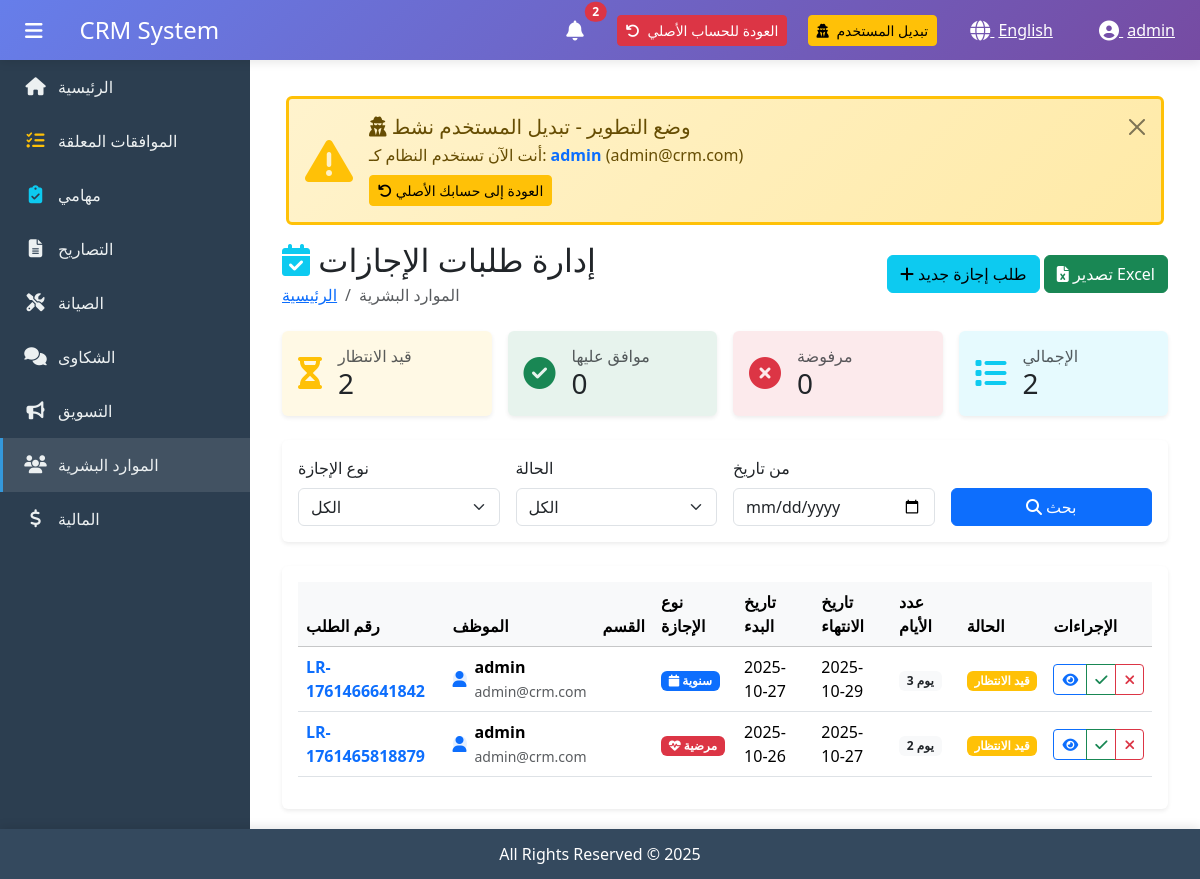
/en/hr/ (signed in), run on an earlier commit of the app's database.
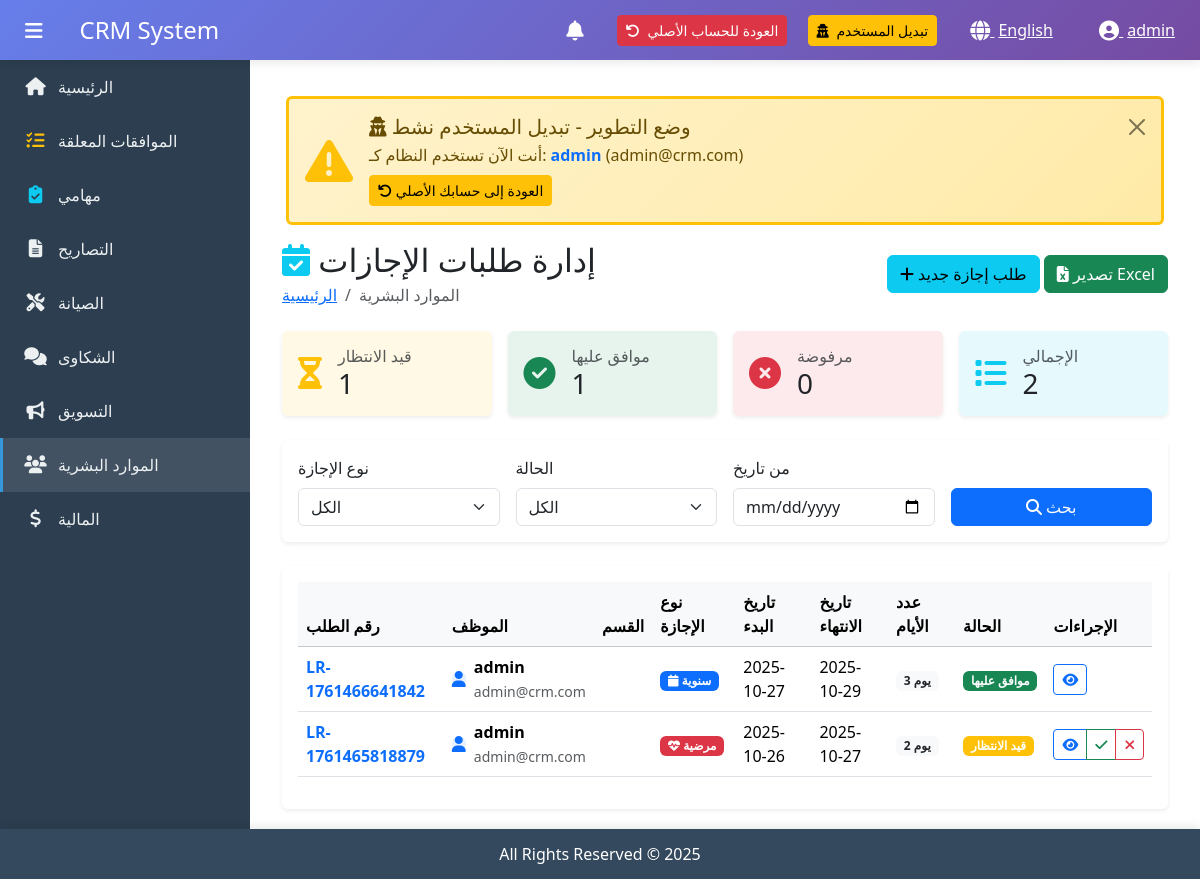
And on a later commit of the database.
### apps/hr/models.py (models this page shows, shortened)
class LeaveRequest(models.Model):
    LEAVE_TYPE_CHOICES = [
        ('annual', _('سنوية')),
        ('sick', _('مرضية')),
        ('emergency', _('طارئة')),
        ('unpaid', _('بدون راتب')),
        ('maternity', _('أمومة')),
        ('paternity', _('أبوة')),
        ('other', _('أخرى')),
    ]
    STATUS_CHOICES = [
        ('pending', _('قيد الانتظار')),
        ('approved', _('موافق عليه')),
        ('rejected', _('مرفوض')),
        ('cancelled', _('ملغي')),
    ]
    request_number = models.CharField(max_length=50, unique=True, verbose_name=_('رقم الطلب'))
    employee = models.ForeignKey(settings.AUTH_USER_MODEL, on_delete=models.CASCADE, related_name='leave_requests', verbose_name=_('الموظف'))
    leave_type = models.CharField(max_length=20, choices=LEAVE_TYPE_CHOICES, verbose_name=_('نوع الإجازة'))
    start_date = models.DateField(verbose_name=_('تاريخ البداية'))
    end_date = models.DateField(verbose_name=_('تاريخ النهاية'))
    days_count = models.IntegerField(verbose_name=_('عدد الأيام'))
    reason = models.TextField(verbose_name=_('السبب'))
    status = models.CharField(max_length=20, choices=STATUS_CHOICES, default='pending', verbose_name=_('الحالة'))
    approved_by = models.ForeignKey(settings.AUTH_USER_MODEL, on_delete=models.SET_NULL, null=True, blank=True, related_name='approved_leaves', verbose_name=_('وافق عليه'))
    approval_date = models.DateTimeField(blank=True, null=True, verbose_name=_('تاريخ الموافقة'))
    rejection_reason = models.TextField(blank=True, null=True, verbose_name=_('سبب الرفض'))
    created_at = models.DateTimeField(auto_now_add=True, verbose_name=_('تاريخ الإنشاء'))
    updated_at = models.DateTimeField(auto_now=True, verbose_name=_('تاريخ التحديث'))
    class Meta:
        verbose_name = _('طلب إجازة')
        verbose_name_plural = _('طلبات الإجازات')
        db_table = 'hr_leaverequest'
        ordering = ['-created_at']

### apps/accounts/models.py (models this page shows, shortened)
class CustomUser(AbstractUser):
    phone_regex = RegexValidator(
        regex=r'^\+?1?\d{9,15}$',
        message=_("رقم الهاتف يجب أن يكون بالصيغة: '+999999999'. حتى 15 رقم مسموح.")
    )
    phone = models.CharField(
        validators=[phone_regex],
        max_length=17,
        blank=True,
        null=True,
        verbose_name=_('رقم الهاتف')
    )
    mobile = models.CharField(
        validators=[phone_regex],
        max_length=17,
        blank=True,
        null=True,
        verbose_name=_('رقم الجوال')
    )
    department = models.ForeignKey(
        Department,
        on_delete=models.SET_NULL,
        null=True,
        blank=True,
        related_name='users',
        verbose_name=_('القسم')
    )
    job_title = models.CharField(
        max_length=100,
        blank=True,
        null=True,
        verbose_name=_('المسمى الوظيفي')
    )
    employee_id = models.CharField(
        max_length=50,
        unique=True,
        blank=True,
        null=True,
        verbose_name=_('رقم الموظف')
    )
    profile_image = models.ImageField(
        upload_to='profiles/',
        blank=True,
        null=True,
        verbose_name=_('صورة الملف الشخصي')
    )
    address = models.TextField(
        blank=True,
        null=True,
        verbose_name=_('العنوان')
    )
    date_of_birth = models.DateField(
        blank=True,
        null=True,
        verbose_name=_('تاريخ الميلاد')
    )
    hire_date = models.DateField(
        blank=True,
        null=True,
        verbose_name=_('تاريخ التعيين')
    )
    is_active = models.BooleanField(
        default=True,
        verbose_name=_('نشط')
    )
    LANGUAGE_CHOICES = [
        ('ar', _('العربية')),
        ('en', _('English')),
    ]
    preferred_language = models.CharField(
        max_length=2,
        choices=LANGUAGE_CHOICES,
        default='ar',
        verbose_name=_('اللغة المفضلة')
    )
    created_at = models.DateTimeField(
        auto_now_add=True,
        verbose_name=_('تاريخ الإنشاء')
    )
    updated_at = models.DateTimeField(
        auto_now=True,
        verbose_name=_('تاريخ التحديث')
    )
    class Meta:
        verbose_name = _('المستخدم')
        verbose_name_plural = _('المستخدمون')
        db_table = 'accounts_customuser'
        ordering = ['-date_joined']
    def get_full_name(self):
        full_name = f"{self.first_name} {self.last_name}".strip()
        return full_name if full_name else self.username

### apps/hr/views.py (the view, shortened to what this page needs)
# urls.py: path('', views.leave_request_list, name='leave_request_list'),
@login_required
@staff_required
def leave_request_list(request):
    leave_requests = LeaveRequest.objects.all().select_related(
        'employee', 'approved_by'
    ).order_by('-created_at')
    pending_count = leave_requests.filter(status='pending').count()
    approved_count = leave_requests.filter(status='approved').count()
    rejected_count = leave_requests.filter(status='rejected').count()
    total_count = leave_requests.count()
    leave_type = request.GET.get('leave_type')
    status = request.GET.get('status')
    start_date = request.GET.get('start_date')
    search = request.GET.get('search')
    if leave_type:
        leave_requests = leave_requests.filter(leave_type=leave_type)
    if status:
        leave_requests = leave_requests.filter(status=status)
    if start_date:
        leave_requests = leave_requests.filter(start_date__gte=start_date)
    paginator = Paginator(leave_requests, 20)
    page_number = request.GET.get('page')
    page_obj = paginator.get_page(page_number)
    context = {
        'leave_requests': page_obj,
        'page_obj': page_obj,
        'is_paginated': page_obj.has_other_pages(),
        'pending_count': pending_count,
        'approved_count': approved_count,
        'rejected_count': rejected_count,
        'total_count': total_count,
    }
    return render(request, 'hr/leave_request_list.html', context)

### templates/hr/leave_request_list.html (shortened to what the changed rows need)
{% extends 'base.html' %}
{% load i18n %}
{% block content %}
<div class="container-fluid">
    <div class="d-flex justify-content-between align-items-center mb-4">
        <div>
            <h2 class="mb-1">
                <i class="fas fa-calendar-check text-info"></i>
                {% trans "إدارة طلبات الإجازات" %}
            </h2>
        </div>
    </div>
    <div class="row g-3 mb-4">
        <div class="col-md-3">
            <div class="card border-0 shadow-sm bg-warning bg-opacity-10">
                <div class="card-body">
                    <div class="d-flex align-items-center">
                        <div class="flex-grow-1 {% if LANGUAGE_CODE == 'ar' %}me-3{% else %}ms-3{% endif %}">
                            <h6 class="text-muted mb-0">{% trans "قيد الانتظار" %}</h6>
                            <h3 class="mb-0">{{ pending_count|default:0 }}</h3>
                        </div>
                    </div>
                </div>
            </div>
        </div>
        <div class="col-md-3">
            <div class="card border-0 shadow-sm bg-success bg-opacity-10">
                <div class="card-body">
                    <div class="d-flex align-items-center">
                        <div class="flex-grow-1 {% if LANGUAGE_CODE == 'ar' %}me-3{% else %}ms-3{% endif %}">
                            <h6 class="text-muted mb-0">{% trans "موافق عليها" %}</h6>
                            <h3 class="mb-0">{{ approved_count|default:0 }}</h3>
                        </div>
                    </div>
                </div>
            </div>
        </div>
    </div>
    <div class="card border-0 shadow-sm">
        <div class="card-body">
            <div class="table-responsive">
                <table class="table table-hover align-middle">
                    <thead class="table-light">
                        <tr>
                            <th>{% trans "رقم الطلب" %}</th>
                            <th>{% trans "الموظف" %}</th>
                            <th>{% trans "القسم" %}</th>
                            <th>{% trans "نوع الإجازة" %}</th>
                            <th>{% trans "تاريخ البدء" %}</th>
                            <th>{% trans "تاريخ الانتهاء" %}</th>
                            <th>{% trans "عدد الأيام" %}</th>
                            <th>{% trans "الحالة" %}</th>
                            <th>{% trans "الإجراءات" %}</th>
                        </tr>
                    </thead>
                    <tbody>
                        {% for leave in leave_requests %}
                        <tr>
                            <td>
                                <strong class="text-primary">{{ leave.request_number }}</strong>
                            </td>
                            <td>
                                <div class="d-flex align-items-center">
                                    <div class="avatar-sm bg-primary bg-opacity-10 rounded-circle d-flex align-items-center justify-content-center {% if LANGUAGE_CODE == 'ar' %}ms-2{% else %}me-2{% endif %}">
                                        <i class="fas fa-user text-primary"></i>
                                    </div>
                                    <div>
                                        <strong>{{ leave.employee.get_full_name }}</strong>
                                        <br>
                                        <small class="text-muted">{{ leave.employee.email }}</small>
                                    </div>
                                </div>
                            </td>
                            <td>{{ leave.employee.department.name_ar }}</td>
                            <td>
                                {% if leave.leave_type == 'annual' %}
                                    <span class="badge bg-primary">
                                        <i class="fas fa-calendar"></i>
                                        {% trans "سنوية" %}
                                    </span>
                                {% elif leave.leave_type == 'sick' %}
                                    <span class="badge bg-danger">
                                        <i class="fas fa-heartbeat"></i>
                                        {% trans "مرضية" %}
                                    </span>
                                {% elif leave.leave_type == 'emergency' %}
                                    <span class="badge bg-warning">
                                        <i class="fas fa-exclamation-triangle"></i>
                                        {% trans "طارئة" %}
                                    </span>
                                {% elif leave.leave_type == 'unpaid' %}
                                    <span class="badge bg-secondary">
                                        <i class="fas fa-money-bill-wave"></i>
                                        {% trans "بدون راتب" %}
                                    </span>
                                {% else %}
                                    <span class="badge bg-info">{% trans "أخرى" %}</span>
                                {% endif %}
                            </td>
                            <td>{{ leave.start_date|date:"Y-m-d" }}</td>
                            <td>{{ leave.end_date|date:"Y-m-d" }}</td>
                            <td>
                                <span class="badge bg-light text-dark">
                                    {{ leave.days_count }} {% trans "يوم" %}
                                </span>
                            </td>
                            <td>
                                {% if leave.status == 'pending' %}
                                    <span class="badge bg-warning">{% trans "قيد الانتظار" %}</span>
                                {% elif leave.status == 'approved' %}
                                    <span class="badge bg-success">{% trans "موافق عليها" %}</span>
                                {% elif leave.status == 'rejected' %}
                                    <span class="badge bg-danger">{% trans "مرفوضة" %}</span>
                                {% else %}
                                    <span class="badge bg-secondary">{% trans "ملغاة" %}</span>
                                {% endif %}
                            </td>
                            <td>
                                <div class="btn-group btn-group-sm">
                                    <a href="{% url 'hr:leave_request_detail' leave.pk %}"
                                       class="btn btn-outline-primary"
                                       title="{% trans 'عرض' %}">
                                        <i class="fas fa-eye"></i>
                                    </a>
                                    {% if leave.status == 'pending' %}
                                    <a href="{% url 'hr:leave_request_approve' leave.pk %}"
                                       class="btn btn-outline-success"
                                       title="{% trans 'موافقة' %}"
                                       onclick="return confirm('{% trans "هل أنت متأكد من الموافقة؟" %}')">
                                        <i class="fas fa-check"></i>
                                    </a>
                                    <a href="{% url 'hr:leave_request_reject' leave.pk %}"
                                       class="btn btn-outline-danger"
                                       title="{% trans 'رفض' %}"
                                       onclick="return confirm('{% trans "هل أنت متأكد من الرفض؟" %}')">
                                        <i class="fas fa-times"></i>
                                    </a>
                                    {% endif %}
                                </div>
                            </td>
                        </tr>
                        {% endfor %}
                    </tbody>
                </table>
            </div>
        </div>
    </div>
</div>
{% endblock %}

### templates/base.html (shortened to what the changed rows need)
{% load static %}
{% load i18n %}
<!DOCTYPE html>
<html lang="{{ LANGUAGE_CODE }}" dir="{% if LANGUAGE_CODE == 'ar' %}rtl{% else %}ltr{% endif %}">
<head>
    {% if LANGUAGE_CODE == 'ar' %}
        <link href="https://cdn.jsdelivr.net/npm/bootstrap@5.3.2/dist/css/bootstrap.rtl.min.css" rel="stylesheet">
    {% else %}
        <link href="https://cdn.jsdelivr.net/npm/bootstrap@5.3.2/dist/css/bootstrap.min.css" rel="stylesheet">
    {% endif %}
    <link rel="stylesheet" href="https://cdnjs.cloudflare.com/ajax/libs/font-awesome/6.5.1/css/all.min.css">
</head>
<body>
    <header class="main-header">
        <div class="container-fluid h-100">
            <div class="row h-100 align-items-center">
                <div class="col-auto">
                    <div class="dropdown d-inline-block me-3">
                        <button class="btn btn-link text-white position-relative" data-bs-toggle="dropdown" id="notificationBell">
                            <i class="fas fa-bell fa-lg"></i>
                            {% if unread_notifications_count > 0 %}
                            <span class="position-absolute top-0 start-100 translate-middle badge rounded-pill bg-danger" id="notificationBadge">
                                {{ unread_notifications_count }}
                            </span>
                            {% endif %}
                        </button>
                    </div>
                            <span class="ms-1">{% get_current_language as LANGUAGE_CODE %}{% if LANGUAGE_CODE == 'ar' %}العربية{% else %}English{% endif %}</span>
                            {% get_current_language as LANGUAGE_CODE %}
                            {% get_available_languages as LANGUAGES %}
                            {% get_language_info_list for LANGUAGES as languages %}
                </div>
            </div>
        </div>
    </header>
    <main class="main-content" id="mainContent">
        {% block content %}{% endblock %}
    </main>
</body>
</html>

What changed in the data, as far as the page shows it:
changed LeaveRequest "LR-1761466641842": status "pending" → "approved" (drawn); trans "قيد الانتظار" → "موافق عليها"
Also different on the page:
{{ pending_count|default:0 }}: "2" → "1"
{{ approved_count|default:0 }}: "0" → "1"
{{ unread_notifications_count }}: "2" → (not shown)
